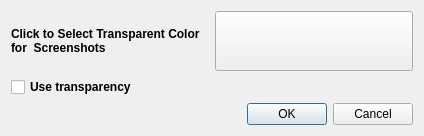
<?xml version="1.0" encoding="UTF-8"?>
<ui version="4.0">
 <class>dlgScreenShotTrasparencyClass</class>
 <widget class="QDialog" name="dlgScreenShotTrasparencyClass">
  <property name="geometry">
   <rect>
    <x>0</x>
    <y>0</y>
    <width>424</width>
    <height>136</height>
   </rect>
  </property>
  <property name="windowTitle">
   <string>FalconBoard - Transparent Color</string>
  </property>
  <layout class="QGridLayout" name="gridLayout">
   <item row="2" column="0" colspan="2">
    <widget class="QDialogButtonBox" name="buttonBox">
     <property name="orientation">
      <enum>Qt::Horizontal</enum>
     </property>
     <property name="standardButtons">
      <set>QDialogButtonBox::Cancel|QDialogButtonBox::Ok</set>
     </property>
    </widget>
   </item>
   <item row="0" column="0">
    <widget class="QLabel" name="label">
     <property name="sizePolicy">
      <sizepolicy hsizetype="Preferred" vsizetype="Preferred">
       <horstretch>1</horstretch>
       <verstretch>0</verstretch>
      </sizepolicy>
     </property>
     <property name="font">
      <font>
       <weight>75</weight>
       <bold>true</bold>
      </font>
     </property>
     <property name="text">
      <string>Click to Select Transparent Color for  Screenshots</string>
     </property>
     <property name="wordWrap">
      <bool>true</bool>
     </property>
    </widget>
   </item>
   <item row="0" column="1">
    <widget class="QToolButton" name="btnColor">
     <property name="sizePolicy">
      <sizepolicy hsizetype="Preferred" vsizetype="Preferred">
       <horstretch>1</horstretch>
       <verstretch>0</verstretch>
      </sizepolicy>
     </property>
     <property name="cursor">
      <cursorShape>PointingHandCursor</cursorShape>
     </property>
     <property name="text">
      <string/>
     </property>
    </widget>
   </item>
   <item row="1" column="0">
    <widget class="QCheckBox" name="chkUse">
     <property name="font">
      <font>
       <weight>75</weight>
       <bold>true</bold>
      </font>
     </property>
     <property name="text">
      <string>Use transparency</string>
     </property>
    </widget>
   </item>
  </layout>
 </widget>
 <resources/>
 <connections>
  <connection>
   <sender>buttonBox</sender>
   <signal>accepted()</signal>
   <receiver>dlgScreenShotTrasparencyClass</receiver>
   <slot>accept()</slot>
   <hints>
    <hint type="sourcelabel">
     <x>248</x>
     <y>254</y>
    </hint>
    <hint type="destinationlabel">
     <x>157</x>
     <y>274</y>
    </hint>
   </hints>
  </connection>
  <connection>
   <sender>buttonBox</sender>
   <signal>rejected()</signal>
   <receiver>dlgScreenShotTrasparencyClass</receiver>
   <slot>reject()</slot>
   <hints>
    <hint type="sourcelabel">
     <x>316</x>
     <y>260</y>
    </hint>
    <hint type="destinationlabel">
     <x>286</x>
     <y>274</y>
    </hint>
   </hints>
  </connection>
 </connections>
</ui>
